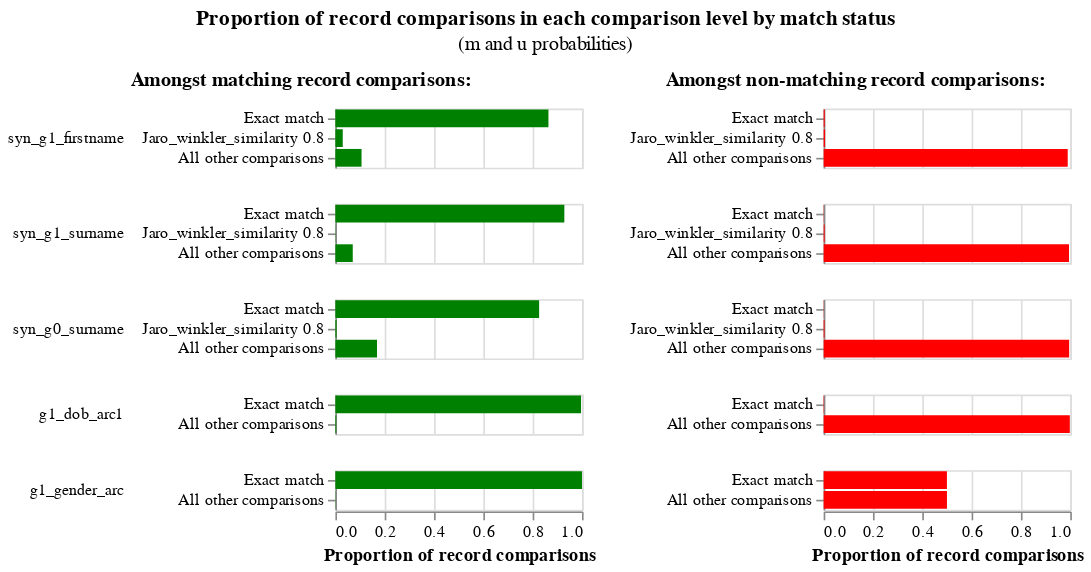

The notebook cell this image was saved under:
### Code cell
linker.m_u_parameters_chart()

### Figure 1 — Vega-Lite specification as saved in the notebook (floating-point values rounded to 4 significant figures)
{"config": {"view": {"continuousWidth": 300, "continuousHeight": 300, "discreteHeight": 300, "discreteWidth": 400}, "header": {"title": null}, "title": {"anchor": "middle", "offset": 10}}, "hconcat": [{"mark": "bar", "encoding": {"color": {"value": "green"}, "row": {"field": "comparison_name", "header": {"labelAlign": "left", "labelAnchor": "middle", "labelAngle": 0}, "sort": {"field": "comparison_sort_order"}, "type": "nominal"}, "tooltip": [{"field": "m_probability_description", "title": "m probability description", "type": "nominal"}, {"field": "comparison_name", "title": "Comparison column name", "type": "nominal"}, {"field": "label_for_charts", "title": "Label", "type": "ordinal"}, {"field": "sql_condition", "title": "SQL condition", "type": "nominal"}, {"field": "m_probability", "format": ".4p", "title": "m probability", "type": "quantitative"}, {"field": "u_probability", "format": ".4p", "title": "u probability", "type": "quantitative"}, {"field": "bayes_factor", "format": ",.4f", "title": "Bayes factor = m/u", "type": "quantitative"}, {"field": "log2_bayes_factor", "format": ",.4f", "title": "Match weight = log2(m/u)", "type": "quantitative"}], "x": {"axis": {"title": "Proportion of record comparisons"}, "field": "m_probability", "type": "quantitative"}, "y": {"axis": {"title": null}, "field": "label_for_charts", "sort": {"field": "comparison_vector_value", "order": "descending"}, "type": "nominal"}}, "height": {"step": 12}, "resolve": {"scale": {"y": "independent"}}, "title": {"text": "Amongst matching record comparisons:", "fontSize": 12, "fontWeight": "bold"}, "transform": [{"filter": "(datum.bayes_factor != 'no-op filter due to vega lite issue 4680')"}], "width": 150}, {"mark": "bar", "encoding": {"color": {"value": "red"}, "row": {"field": "comparison_name", "header": {"labels": false}, "sort": {"field": "comparison_sort_order"}, "type": "nominal"}, "tooltip": [{"field": "u_probability_description", "title": "u probability description", "type": "nominal"}, {"field": "comparison_name", "title": "Comparison column name", "type": "nominal"}, {"field": "label_for_charts", "title": "Label", "type": "ordinal"}, {"field": "sql_condition", "title": "SQL condition", "type": "nominal"}, {"field": "m_probability", "format": ".4p", "title": "m probability", "type": "quantitative"}, {"field": "u_probability", "format": ".4p", "title": "u probability", "type": "quantitative"}, {"field": "bayes_factor", "format": ",.4f", "title": "Bayes factor = m/u", "type": "quantitative"}, {"field": "log2_bayes_factor", "format": ",.4f", "title": "Match weight = log2(m/u)", "type": "quantitative"}], "x": {"axis": {"title": "Proportion of record comparisons"}, "field": "u_probability", "type": "quantitative"}, "y": {"axis": {"title": null}, "field": "label_for_charts", "sort": {"field": "comparison_vector_value", "order": "descending"}, "type": "nominal"}}, "height": {"step": 12}, "resolve": {"scale": {"y": "independent"}}, "title": {"text": "Amongst non-matching record comparisons:", "fontSize": 12, "fontWeight": "bold"}, "transform": [{"filter": "(datum.bayes_factor != 'no-op filter2 due to vega lite issue 4680')"}], "width": 150}], "data": {"name": "data-6ce2bf7f4ba9c273b04fccd90c781896"}, "title": {"text": "Proportion of record comparisons in each comparison level by match status", "subtitle": "(m and u probabilities)"}, "$schema": "https://vega.github.io/schema/vega-lite/v5.9.3.json", "datasets": {"data-6ce2bf7f4ba9c273b04fccd90c781896": [{"comparison_name": "syn_g1_firstname", "sql_condition": "syn_g1_firstname_l = syn_g1_firstname_r", "label_for_charts": "Exact match", "m_probability": 0.864, "u_probability": 0.004479, "m_probability_description": "Amongst matching record comparisons, 86.40% of records are in the exact match comparison level", "u_probability_description": "Amongst non-matching record comparisons, 0.45% of records are in the exact match comparison level", "has_tf_adjustments": false, "tf_adjustment_column": null, "tf_adjustment_weight": 1.0, "is_null_level": false, "bayes_factor": 192.9, "log2_bayes_factor": 7.592, "comparison_vector_value": 2, "max_comparison_vector_value": 2, "bayes_factor_description": "If comparison level is `exact match` then comparison is 192.91 times more likely to be a match", "probability_two_random_records_match": 7.53e-05, "comparison_sort_order": 0}, {"comparison_name": "syn_g1_firstname", "sql_condition": "jaro_winkler_similarity(\"syn_g1_firstname_l\", \"syn_g1_firstname_r\") >= 0.8", "label_for_charts": "Jaro_winkler_similarity 0.8", "m_probability": 0.02988, "u_probability": 0.005751, "m_probability_description": "Amongst matching record comparisons, 2.99% of records are in the jaro_winkler_similarity 0.8 comparison level", "u_probability_description": "Amongst non-matching record comparisons, 0.58% of records are in the jaro_winkler_similarity 0.8 comparison level", "has_tf_adjustments": false, "tf_adjustment_column": null, "tf_adjustment_weight": 1.0, "is_null_level": false, "bayes_factor": 5.195, "log2_bayes_factor": 2.377, "comparison_vector_value": 1, "max_comparison_vector_value": 2, "bayes_factor_description": "If comparison level is `jaro_winkler_similarity 0.8` then comparison is 5.19 times more likely to be a match", "probability_two_random_records_match": 7.53e-05, "comparison_sort_order": 0}, {"comparison_name": "syn_g1_firstname", "sql_condition": "ELSE", "label_for_charts": "All other comparisons", "m_probability": 0.1061, "u_probability": 0.9898, "m_probability_description": "Amongst matching record comparisons, 10.61% of records are in the all other comparisons comparison level", "u_probability_description": "Amongst non-matching record comparisons, 98.98% of records are in the all other comparisons comparison level", "has_tf_adjustments": false, "tf_adjustment_column": null, "tf_adjustment_weight": 1.0, "is_null_level": false, "bayes_factor": 0.1072, "log2_bayes_factor": -3.221, "comparison_vector_value": 0, "max_comparison_vector_value": 2, "bayes_factor_description": "If comparison level is `all other comparisons` then comparison is  9.33 times less likely to be a match", "probability_two_random_records_match": 7.53e-05, "comparison_sort_order": 0}, {"comparison_name": "syn_g1_surname", "sql_condition": "syn_g1_surname_l = syn_g1_surname_r", "label_for_charts": "Exact match", "m_probability": 0.9285, "u_probability": 0.00099, "m_probability_description": "Amongst matching record comparisons, 92.85% of records are in the exact match comparison level", "u_probability_description": "Amongst non-matching record comparisons, 0.10% of records are in the exact match comparison level", "has_tf_adjustments": false, "tf_adjustment_column": null, "tf_adjustment_weight": 1.0, "is_null_level": false, "bayes_factor": 937.9, "log2_bayes_factor": 9.873, "comparison_vector_value": 2, "max_comparison_vector_value": 2, "bayes_factor_description": "If comparison level is `exact match` then comparison is 937.87 times more likely to be a match", "probability_two_random_records_match": 7.53e-05, "comparison_sort_order": 1}, {"comparison_name": "syn_g1_surname", "sql_condition": "jaro_winkler_similarity(\"syn_g1_surname_l\", \"syn_g1_surname_r\") >= 0.8", "label_for_charts": "Jaro_winkler_similarity 0.8", "m_probability": 0.001054, "u_probability": 0.003999, "m_probability_description": "Amongst matching record comparisons, 0.11% of records are in the jaro_winkler_similarity 0.8 comparison level", "u_probability_description": "Amongst non-matching record comparisons, 0.40% of records are in the jaro_winkler_similarity 0.8 comparison level", "has_tf_adjustments": false, "tf_adjustment_column": null, "tf_adjustment_weight": 1.0, "is_null_level": false, "bayes_factor": 0.2636, "log2_bayes_factor": -1.924, "comparison_vector_value": 1, "max_comparison_vector_value": 2, "bayes_factor_description": "If comparison level is `jaro_winkler_similarity 0.8` then comparison is  3.79 times less likely to be a match", "probability_two_random_records_match": 7.53e-05, "comparison_sort_order": 1}, {"comparison_name": "syn_g1_surname", "sql_condition": "ELSE", "label_for_charts": "All other comparisons", "m_probability": 0.07048, "u_probability": 0.995, "m_probability_description": "Amongst matching record comparisons, 7.05% of records are in the all other comparisons comparison level", "u_probability_description": "Amongst non-matching record comparisons, 99.50% of records are in the all other comparisons comparison level", "has_tf_adjustments": false, "tf_adjustment_column": null, "tf_adjustment_weight": 1.0, "is_null_level": false, "bayes_factor": 0.07083, "log2_bayes_factor": -3.819, "comparison_vector_value": 0, "max_comparison_vector_value": 2, "bayes_factor_description": "If comparison level is `all other comparisons` then comparison is  14.12 times less likely to be a match", "probability_two_random_records_match": 7.53e-05, "comparison_sort_order": 1}, {"comparison_name": "syn_g0_surname", "sql_condition": "syn_g0_surname_l = syn_g0_surname_r", "label_for_charts": "Exact match", "m_probability": 0.8262, "u_probability": 0.000815, "m_probability_description": "Amongst matching record comparisons, 82.62% of records are in the exact match comparison level", "u_probability_description": "Amongst non-matching record comparisons, 0.08% of records are in the exact match comparison level", "has_tf_adjustments": false, "tf_adjustment_column": null, "tf_adjustment_weight": 1.0, "is_null_level": false, "bayes_factor": 1014.0, "log2_bayes_factor": 9.985, "comparison_vector_value": 2, "max_comparison_vector_value": 2, "bayes_factor_description": "If comparison level is `exact match` then comparison is 1,013.72 times more likely to be a match", "probability_two_random_records_match": 7.53e-05, "comparison_sort_order": 2}, {"comparison_name": "syn_g0_surname", "sql_condition": "jaro_winkler_similarity(\"syn_g0_surname_l\", \"syn_g0_surname_r\") >= 0.8", "label_for_charts": "Jaro_winkler_similarity 0.8", "m_probability": 0.004894, "u_probability": 0.003534, "m_probability_description": "Amongst matching record comparisons, 0.49% of records are in the jaro_winkler_similarity 0.8 comparison level", "u_probability_description": "Amongst non-matching record comparisons, 0.35% of records are in the jaro_winkler_similarity 0.8 comparison level", "has_tf_adjustments": false, "tf_adjustment_column": null, "tf_adjustment_weight": 1.0, "is_null_level": false, "bayes_factor": 1.385, "log2_bayes_factor": 0.4696, "comparison_vector_value": 1, "max_comparison_vector_value": 2, "bayes_factor_description": "If comparison level is `jaro_winkler_similarity 0.8` then comparison is 1.38 times more likely to be a match", "probability_two_random_records_match": 7.53e-05, "comparison_sort_order": 2}, {"comparison_name": "syn_g0_surname", "sql_condition": "ELSE", "label_for_charts": "All other comparisons", "m_probability": 0.1689, "u_probability": 0.9957, "m_probability_description": "Amongst matching record comparisons, 16.89% of records are in the all other comparisons comparison level", "u_probability_description": "Amongst non-matching record comparisons, 99.57% of records are in the all other comparisons comparison level", "has_tf_adjustments": false, "tf_adjustment_column": null, "tf_adjustment_weight": 1.0, "is_null_level": false, "bayes_factor": 0.1696, "log2_bayes_factor": -2.56, "comparison_vector_value": 0, "max_comparison_vector_value": 2, "bayes_factor_description": "If comparison level is `all other comparisons` then comparison is  5.90 times less likely to be a match", "probability_two_random_records_match": 7.53e-05, "comparison_sort_order": 2}, {"comparison_name": "g1_dob_arc1", "sql_condition": "\"g1_dob_arc1_l\" = \"g1_dob_arc1_r\"", "label_for_charts": "Exact match", "m_probability": 0.9962, "u_probability": 0.001703, "m_probability_description": "Amongst matching record comparisons, 99.62% of records are in the exact match comparison level", "u_probability_description": "Amongst non-matching record comparisons, 0.17% of records are in the exact match comparison level", "has_tf_adjustments": false, "tf_adjustment_column": null, "tf_adjustment_weight": 1.0, "is_null_level": false, "bayes_factor": 584.9, "log2_bayes_factor": 9.192, "comparison_vector_value": 1, "max_comparison_vector_value": 1, "bayes_factor_description": "If comparison level is `exact match` then comparison is 584.88 times more likely to be a match", "probability_two_random_records_match": 7.53e-05, "comparison_sort_order": 3}, {"comparison_name": "g1_dob_arc1", "sql_condition": "ELSE", "label_for_charts": "All other comparisons", "m_probability": 0.003765, "u_probability": 0.9983, "m_probability_description": "Amongst matching record comparisons, 0.38% of records are in the all other comparisons comparison level", "u_probability_description": "Amongst non-matching record comparisons, 99.83% of records are in the all other comparisons comparison level", "has_tf_adjustments": false, "tf_adjustment_column": null, "tf_adjustment_weight": 1.0, "is_null_level": false, "bayes_factor": 0.003771, "log2_bayes_factor": -8.051, "comparison_vector_value": 0, "max_comparison_vector_value": 1, "bayes_factor_description": "If comparison level is `all other comparisons` then comparison is  265.17 times less likely to be a match", "probability_two_random_records_match": 7.53e-05, "comparison_sort_order": 3}, {"comparison_name": "g1_gender_arc", "sql_condition": "\"g1_gender_arc_l\" = \"g1_gender_arc_r\"", "label_for_charts": "Exact match", "m_probability": 1.0, "u_probability": 0.4999, "m_probability_description": "Amongst matching record comparisons, 100.00% of records are in the exact match comparison level", "u_probability_description": "Amongst non-matching record comparisons, 49.99% of records are in the exact match comparison level", "has_tf_adjustments": false, "tf_adjustment_column": null, "tf_adjustment_weight": 1.0, "is_null_level": false, "bayes_factor": 2.0, "log2_bayes_factor": 1.0, "comparison_vector_value": 1, "max_comparison_vector_value": 1, "bayes_factor_description": "If comparison level is `exact match` then comparison is 2.00 times more likely to be a match", "probability_two_random_records_match": 7.53e-05, "comparison_sort_order": 4}, {"comparison_name": "g1_gender_arc", "sql_condition": "ELSE", "label_for_charts": "All other comparisons", "m_probability": 0.001, "u_probability": 0.5001, "m_probability_description": "Amongst matching record comparisons, 0.10% of records are in the all other comparisons comparison level", "u_probability_description": "Amongst non-matching record comparisons, 50.01% of records are in the all other comparisons comparison level", "has_tf_adjustments": false, "tf_adjustment_column": null, "tf_adjustment_weight": 1.0, "is_null_level": false, "bayes_factor": 0.002, "log2_bayes_factor": -8.966, "comparison_vector_value": 0, "max_comparison_vector_value": 1, "bayes_factor_description": "If comparison level is `all other comparisons` then comparison is  500.10 times less likely to be a match", "probability_two_random_records_match": 7.53e-05, "comparison_sort_order": 4}]}}
